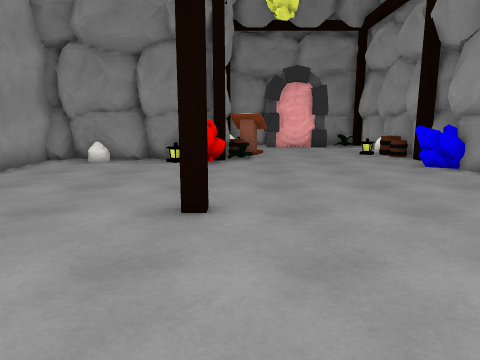
view 1 (above)

12 first-person views from a walk through a Unity game level. The camera is 1.4 m above the floor, tilts 10° down and sees 70° across. The floor is counted in squares, 1 m on a side. Each view is taken from the middle of a square. On the plan, view 1 faces up. The plan holds only what a view shows up to about 15 squares ahead; the rest is blank. The place goes on beyond the plan. The player is left out. Surface patterns are stand-ins for the level's own textures.

view 2
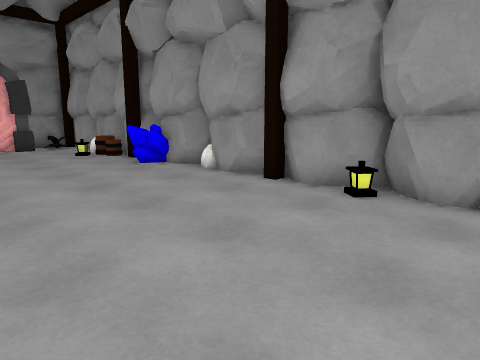

view 3
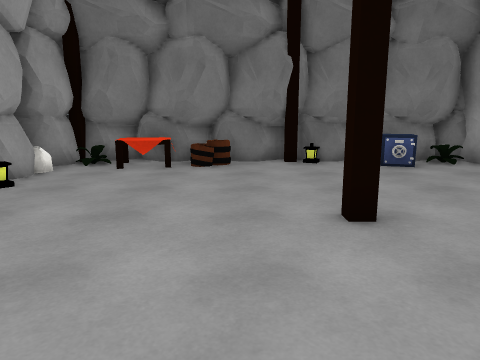

view 4
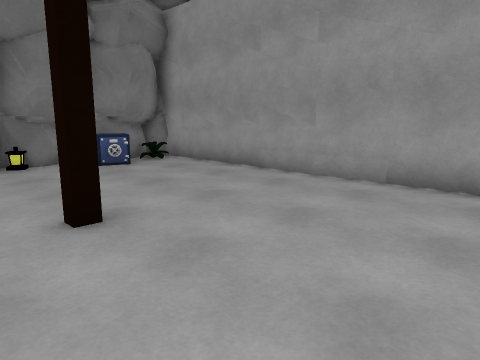

view 5
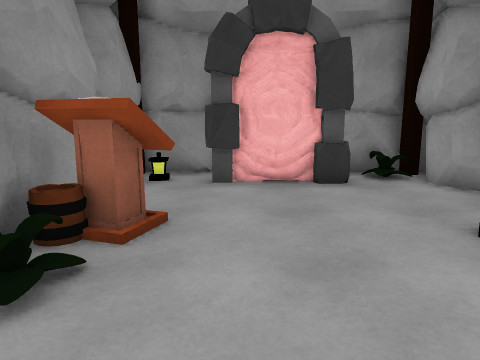

view 6
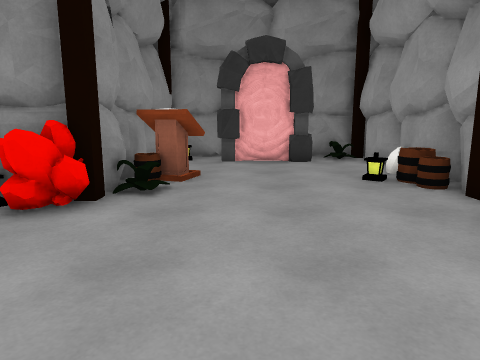

view 7
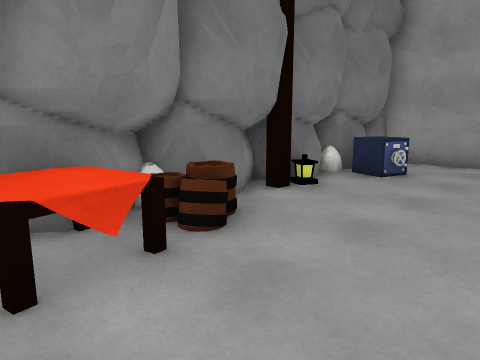

view 8
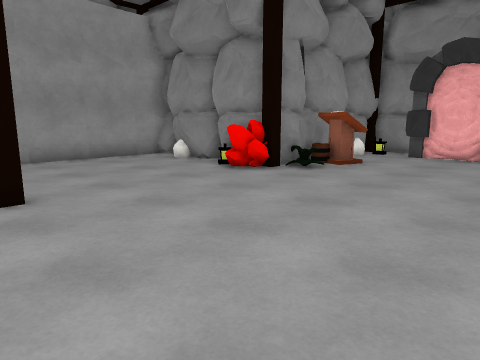

view 9
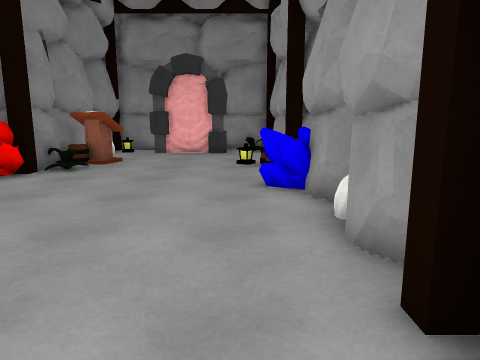

view 10
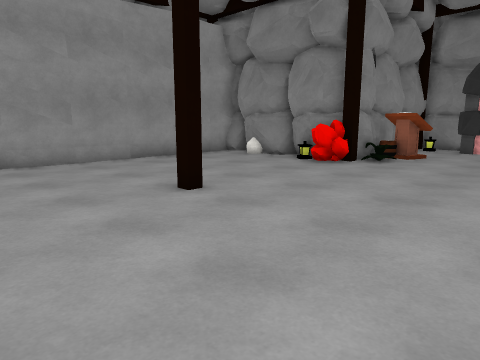

view 11
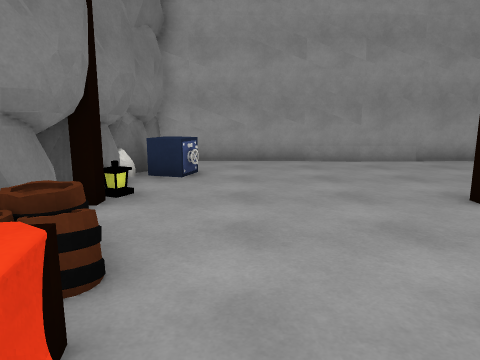

view 12
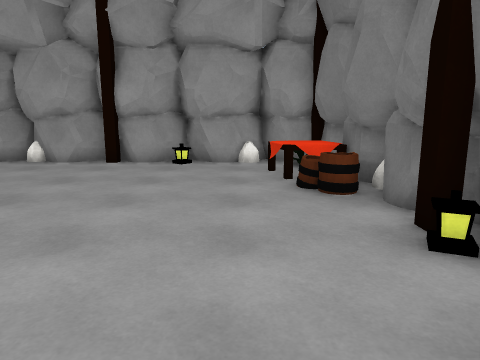

### Floor plan
Key: @ floor where view 1 was taken; # wall or solid block; . floor; = window, fence, low wall or low ledge; ^ raised ledge; O other object.
Columns run from 7 left of view 1 to 7 right of it. Each row starts with its distance up from view 1.
 19       ###   ###
 18       # OO#O..#
 17       #.......#
 16       #.......#
 15       #OO....##
 14       #OO...OO#
 13       ##.....O#
 12 #######......##
 11 #.....=......##
 10 #............=#
  9 #.............#
  8 #.............#
  7 #.............#
  6 #.............#
  5 #.....#.......#
  4 #.............#
  3 #............O#
  2  .............#
  1  ............=#
  0 #..O...@.O^^.##
 -1 #.#OO###OO^^^##
 -2 ##############

Where each view was taken, in squares from view 1:
view 1: 0 up, 0 right, facing up
view 2: 0 up, 0 right, facing up-right
view 3: 10 up, 1 right, facing down
view 4: 10 up, 1 right, facing down-left
view 5: 10 up, 2 right, facing up
view 6: 6 up, 2 right, facing up
view 7: 3 up, 5 right, facing down-left
view 8: 4 up, 6 right, facing up-left
view 9: 3 up, 5 right, facing up
view 10: 1 up, 5 right, facing up-left
view 11: 1 up, 5 right, facing left
view 12: 1 up, 5 left, facing right
